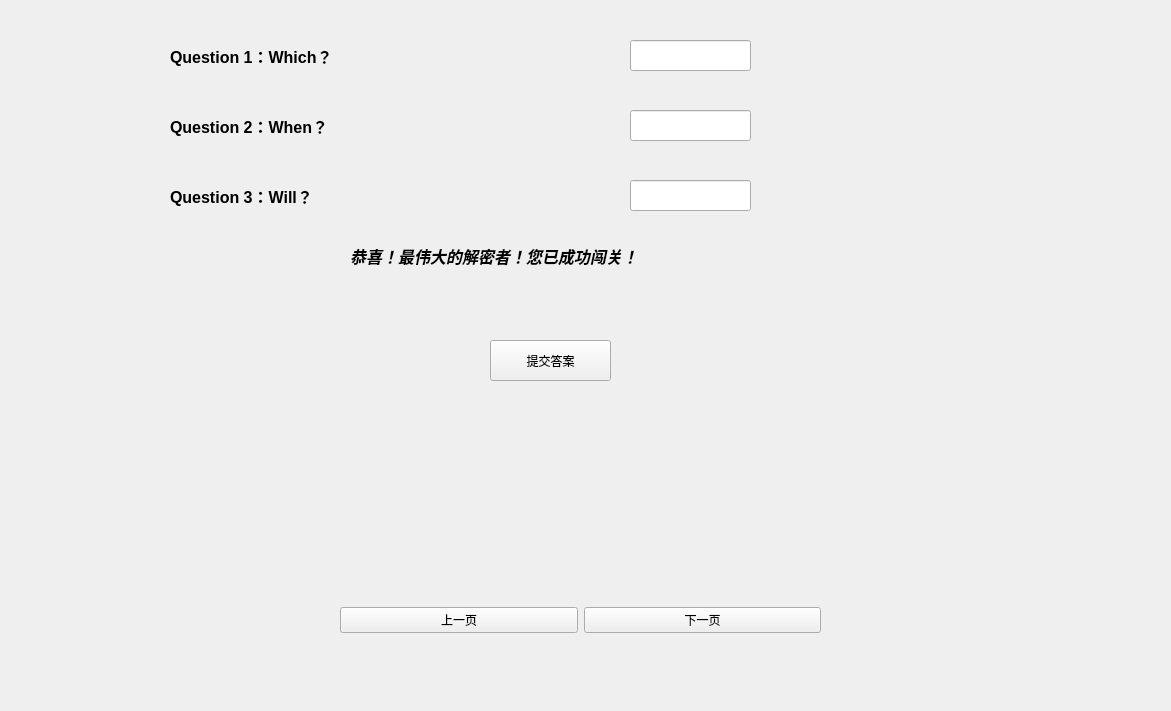
<?xml version="1.0" encoding="UTF-8"?>
<ui version="4.0">
 <class>dongsishitiao</class>
 <widget class="QWidget" name="dongsishitiao">
  <property name="geometry">
   <rect>
    <x>0</x>
    <y>0</y>
    <width>1171</width>
    <height>711</height>
   </rect>
  </property>
  <property name="windowTitle">
   <string>Form</string>
  </property>
  <widget class="QWidget" name="horizontalLayoutWidget">
   <property name="geometry">
    <rect>
     <x>340</x>
     <y>600</y>
     <width>481</width>
     <height>41</height>
    </rect>
   </property>
   <layout class="QHBoxLayout" name="horizontalLayout">
    <item>
     <widget class="QPushButton" name="pushButton_2">
      <property name="text">
       <string>上一页</string>
      </property>
     </widget>
    </item>
    <item>
     <widget class="QPushButton" name="pushButton">
      <property name="text">
       <string>下一页</string>
      </property>
     </widget>
    </item>
   </layout>
  </widget>
  <widget class="QLabel" name="label">
   <property name="geometry">
    <rect>
     <x>20</x>
     <y>20</y>
     <width>1131</width>
     <height>541</height>
    </rect>
   </property>
   <property name="font">
    <font>
     <pointsize>8</pointsize>
    </font>
   </property>
   <property name="text">
    <string/>
   </property>
  </widget>
  <widget class="QLabel" name="label_2">
   <property name="geometry">
    <rect>
     <x>170</x>
     <y>40</y>
     <width>341</width>
     <height>31</height>
    </rect>
   </property>
   <property name="font">
    <font>
     <pointsize>12</pointsize>
     <weight>75</weight>
     <bold>true</bold>
    </font>
   </property>
   <property name="text">
    <string>Question 1：Which？</string>
   </property>
  </widget>
  <widget class="QLabel" name="label_3">
   <property name="geometry">
    <rect>
     <x>170</x>
     <y>110</y>
     <width>341</width>
     <height>31</height>
    </rect>
   </property>
   <property name="font">
    <font>
     <pointsize>12</pointsize>
     <weight>75</weight>
     <bold>true</bold>
    </font>
   </property>
   <property name="text">
    <string>Question 2：When？</string>
   </property>
  </widget>
  <widget class="QLabel" name="label_4">
   <property name="geometry">
    <rect>
     <x>170</x>
     <y>180</y>
     <width>331</width>
     <height>31</height>
    </rect>
   </property>
   <property name="font">
    <font>
     <pointsize>12</pointsize>
     <weight>75</weight>
     <bold>true</bold>
    </font>
   </property>
   <property name="text">
    <string>Question 3：Will？</string>
   </property>
  </widget>
  <widget class="QLineEdit" name="lineEdit">
   <property name="geometry">
    <rect>
     <x>630</x>
     <y>40</y>
     <width>121</width>
     <height>31</height>
    </rect>
   </property>
  </widget>
  <widget class="QLineEdit" name="lineEdit_2">
   <property name="geometry">
    <rect>
     <x>630</x>
     <y>110</y>
     <width>121</width>
     <height>31</height>
    </rect>
   </property>
  </widget>
  <widget class="QLineEdit" name="lineEdit_3">
   <property name="geometry">
    <rect>
     <x>630</x>
     <y>180</y>
     <width>121</width>
     <height>31</height>
    </rect>
   </property>
  </widget>
  <widget class="QLabel" name="label_5">
   <property name="geometry">
    <rect>
     <x>350</x>
     <y>190</y>
     <width>431</width>
     <height>131</height>
    </rect>
   </property>
   <property name="font">
    <font>
     <pointsize>12</pointsize>
     <weight>75</weight>
     <italic>true</italic>
     <bold>true</bold>
     <underline>false</underline>
     <kerning>true</kerning>
    </font>
   </property>
   <property name="text">
    <string>恭喜！最伟大的解密者！您已成功闯关！</string>
   </property>
  </widget>
  <widget class="QPushButton" name="pushButton_3">
   <property name="geometry">
    <rect>
     <x>490</x>
     <y>340</y>
     <width>121</width>
     <height>41</height>
    </rect>
   </property>
   <property name="text">
    <string>提交答案</string>
   </property>
  </widget>
 </widget>
 <resources/>
 <connections/>
</ui>
